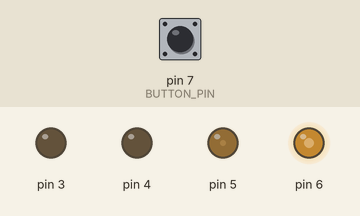
A sketch run on a simulated Arduino Uno, built with avr-gcc and run on an emulated ATmega328P. Shown: output pins drawn as LEDs (lit = HIGH). The inputs (shaded band) are chosen by the test bench; at power-on: pin 7 (BUTTON_PIN) HIGH.

Above: at 1.25 s.
1.3 s: pin 7 (BUTTON_PIN) pulled LOW for 1 s
At 3.75 s:
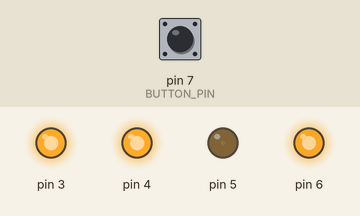
4.3 s: pin 7 (BUTTON_PIN) pulled LOW for 0.15 s
At 4.57 s:
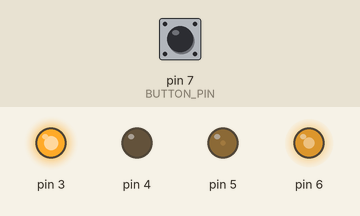
7.4 s: pin 7 (BUTTON_PIN) pulled LOW for 3.2 s
At 8.3 s:
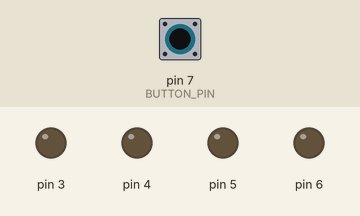
12.1 s: pin 7 (BUTTON_PIN) driven LOW
15.1 s: pin 7 (BUTTON_PIN) driven HIGH
At 16.45 s:
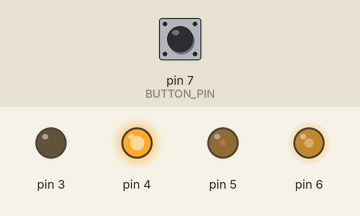
18.1 s: pin 7 (BUTTON_PIN) driven LOW
Timing chart, 0 to 22.1 s (numbered marks = the images above; inputs shaded):
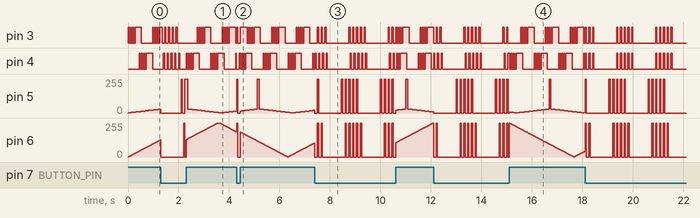

The sketch:

Multi_Blink3.ino
```cpp
// Multi_Blink3
//
// Blink lots of LEDs at different frequencies simultaneously, include fades, delays and loops in patterns
//
// Marco Colli - September 2012
//
// Demonstrates the way to carry out multiple time based tasks without using the delay() function
// Demonstrates the use of structures (and structures within structures)
// Demonstrates a data driven approach to programming to create compact, reusable code
//

#include "Multi_Blink3.h"  // type definitions

// Blink Table T - Modify this table to suit whatever the output requirements are
// Add or delete lines as required to achieve the desired effects.
// Have multiple tables and switch between them to create different effects based on external inputs
// To add additional states the structure in the header file needs to be modified
//
ledTable  T1[] =
//Pin  St WUp  State 0              State 1              etc
{
  { 3, 0, 0, {{MB_ON, 50, 0, 0},   {MB_OFF, 100, 0 ,0}, {MB_LOOP, 0, LOOP_PARAM(0, 4), 0},  {MB_OFF, 800, 0, 0}, {MB_NULL, 0, 0, 0}}  },
  { 4, 0, 0, {{MB_OFF, 100, 0, 0}, {MB_ON, 50, 0, 0},   {MB_LOOP, 0, LOOP_PARAM(0, 4), 0},  {MB_OFF, 800, 0, 0}, {MB_NULL, 0, 0, 0}}  },
  { 5, 0, 0, {{MB_OFF, 800, 0, 0}, {MB_ON, 50, 0, 0},   {MB_OFF, 100, 0, 0}, {MB_LOOP, 0, LOOP_PARAM(1, 4), 0},  {MB_NULL, 0, 0, 0}}  },
  { 6, 0, 0, {{MB_OFF, 800, 0, 0}, {MB_OFF, 100, 0, 0}, {MB_ON, 50, 0, 0},   {MB_LOOP, 0, LOOP_PARAM(1, 4), 0},  {MB_NULL, 0, 0, 0}}  },
};
ledTable T2[] =
{
  { 3, 0, 0, {{MB_ON, 20, 0, 0},   {MB_OFF, 50, 0, 0},  {MB_LOOP, 0, LOOP_PARAM(0, 3), 0},  {MB_ON, 250, 0, 0},  {MB_OFF, 450, 0, 0}} },
  { 4, 0, 0, {{MB_OFF, 450, 0, 0}, {MB_ON, 20, 0, 0},   {MB_OFF, 50, 0, 0},  {MB_LOOP, 0, LOOP_PARAM(1, 3), 0},  {MB_ON, 250, 0, 0}}  },

  { 5, 0, 0, {{MB_FADE_ON, 45, FADE_PARAM(1, 30), 0}, {MB_ON, 70, 0, 0}, {MB_FADE_OFF, 45, FADE_PARAM(30, 1), 0}, {MB_NULL,0,0,0}, {MB_NULL,0,0,0}} },
  { 6, 0, 0, {{MB_FADE_ON, 10, FADE_PARAM(0, 255), 0}, {MB_ON, 70, 0, 0}, {MB_FADE_OFF, 10, FADE_PARAM(255, 0), 0}, {MB_NULL,0,0,0}, {MB_NULL,0,0,0}} },
};

// Self adjusting constants for loop indexes
#define  MAX_STATE  (sizeof(T1[0].state)/sizeof(stateDef))

void BlinkInit(ledTable *pT, uint8_t tableSize)
{
  for (uint8_t i=0; i < tableSize; i++, pT++)
  {
    pinMode(pT->ledPin, OUTPUT);

    pT->nextWakeup = 0;
    digitalWrite(pT->ledPin, LOW);
    for (uint8_t j=0; j<MAX_STATE; j++)
    {
      pT->state[j].counter = CTR_UNDEF;
    }
  }
  return;
}

void MultiBlink(ledTable *pT, uint8_t tableSize)
{
  for (int i=0; i < tableSize; i++, pT++)
  {
      uint8_t  cs = pT->currentState;  // current state shortcut

    // check if the state active time has expired (ie, it is less than current time)
    if (millis() >= pT->nextWakeup)
    {
      pT->nextWakeup = millis() + pT->state[cs].activeTime;

      switch (pT->state[cs].stateID)
      {
        case MB_OFF:
        case MB_ON:    // Write digital value
        {
          digitalWrite(pT->ledPin, pT->state[cs].stateID == MB_ON ? HIGH : LOW);
          pT->currentState = (pT->currentState + 1) % MAX_STATE;
        }
        break;

        case MB_FADE_ON:
        {
          // first time in this state? Check the counter
          if (pT->state[cs].counter == CTR_UNDEF)
          {
            pT->state[cs].counter = FADE_START_GET(pT->state[cs].data);
          }

          analogWrite(pT->ledPin, pT->state[cs].counter++);

          if (pT->state[cs].counter >= FADE_END_GET(pT->state[cs].data))
          {
            pT->state[cs].counter = CTR_UNDEF; // set up loop counter
            pT->currentState = (pT->currentState + 1) % MAX_STATE;
          }
        }
        break;

        case MB_FADE_OFF:
        {
          // first time in this state? Check the counter
          if (pT->state[cs].counter == CTR_UNDEF)
          {
            pT->state[cs].counter = FADE_START_GET(pT->state[cs].data);
          }

          analogWrite(pT->ledPin, pT->state[cs].counter--);

          if (pT->state[cs].counter <= FADE_END_GET(pT->state[cs].data))
          {
            pT->state[cs].counter = CTR_UNDEF; // set up loop counter
            pT->currentState = (pT->currentState + 1) % MAX_STATE;
          }
        }
        break;

        case MB_LOOP:  // loop back to specified state if there is still count left
        {
          // first time in this state? Check the counter
          if (pT->state[cs].counter == CTR_UNDEF)
          {
            pT->state[cs].counter = LOOP_SP_GET(pT->state[cs].data);
          }

          // loop around or keep going?
          if (pT->state[cs].counter-- > 0)
          {
            pT->currentState = LOOP_STATE_GET(pT->state[cs].data);
            pT->nextWakeup = 0;  // do it immediately
          }
          else
          {
            pT->state[cs].counter = CTR_UNDEF; // set up loop counter
            pT->currentState = (pT->currentState + 1) % MAX_STATE;
          }
        }
        break;

        default:  // just move on - handles NULL and any stupid states we may get into
        {
          pT->currentState = (pT->currentState + 1) % MAX_STATE;
        }
        break;
      }
    }
  }

  return;
}

void setup()
{
  BlinkInit(T1, sizeof(T1)/sizeof(ledTable));
  BlinkInit(T2, sizeof(T2)/sizeof(ledTable));
}

#define  BUTTON_PIN  7  // switch between patterns

void loop()
{
  if (digitalRead(BUTTON_PIN) == LOW)
  {
    MultiBlink(T1, sizeof(T1)/sizeof(ledTable));
  }
  else
  {
    MultiBlink(T2, sizeof(T2)/sizeof(ledTable));
  }
}
```

Multi_Blink3.h
```cpp
// Multi_Blink3.h
//
// Blink lots of LEDs at different frequencies simultaneously
//
// Header file is required to be able to define the structured types
//
#include <Arduino.h>

#ifndef  MULTIBLINKH
#define  MULTIBLINKH

// State values for FSM
#define  MB_NULL     0
#define  MB_ON       1
#define  MB_OFF      2
#define  MB_FADE_ON  3
#define  MB_FADE_OFF 4    // stateDef.data is the start and end PWM Setting - use FADE_* macros
#define  MB_LOOP     5    // stateDef.data is the next state position and counter setpoint, use LOOP_* macros

#define  CTR_UNDEF  255

#define  FADE_PARAM(s, e)    (((s) << 8) | (e))
#define  FADE_START_GET(n)   highByte(n)
#define  FADE_END_GET(n)     lowByte(n)

#define  LOOP_PARAM(s, c)    (((s) << 8) | (c))
#define  LOOP_STATE_GET(n)   highByte(n)
#define  LOOP_SP_GET(n)      lowByte(n)

typedef struct
{
  uint8_t  stateID;       // state value for this state to be active (MB_* defines)
  uint16_t activeTime;    // time to stay active in this state in milliseconds
  uint16_t data;          // data store for state context information/parameters (depends on MB_*)
  uint8_t  counter;       // generic counter for the state context information. CTR_UNDEF is special value.
} stateDef;

typedef struct
{
  uint8_t  ledPin;         // Arduino I/O pin number
  uint8_t  currentState;   // current active state
  uint32_t nextWakeup;     // the 'time' for the next wakeup - saves the millis() value
  stateDef state[5];       // the MB_* state definitions. Add more states if required
} ledTable;

#endif
```
